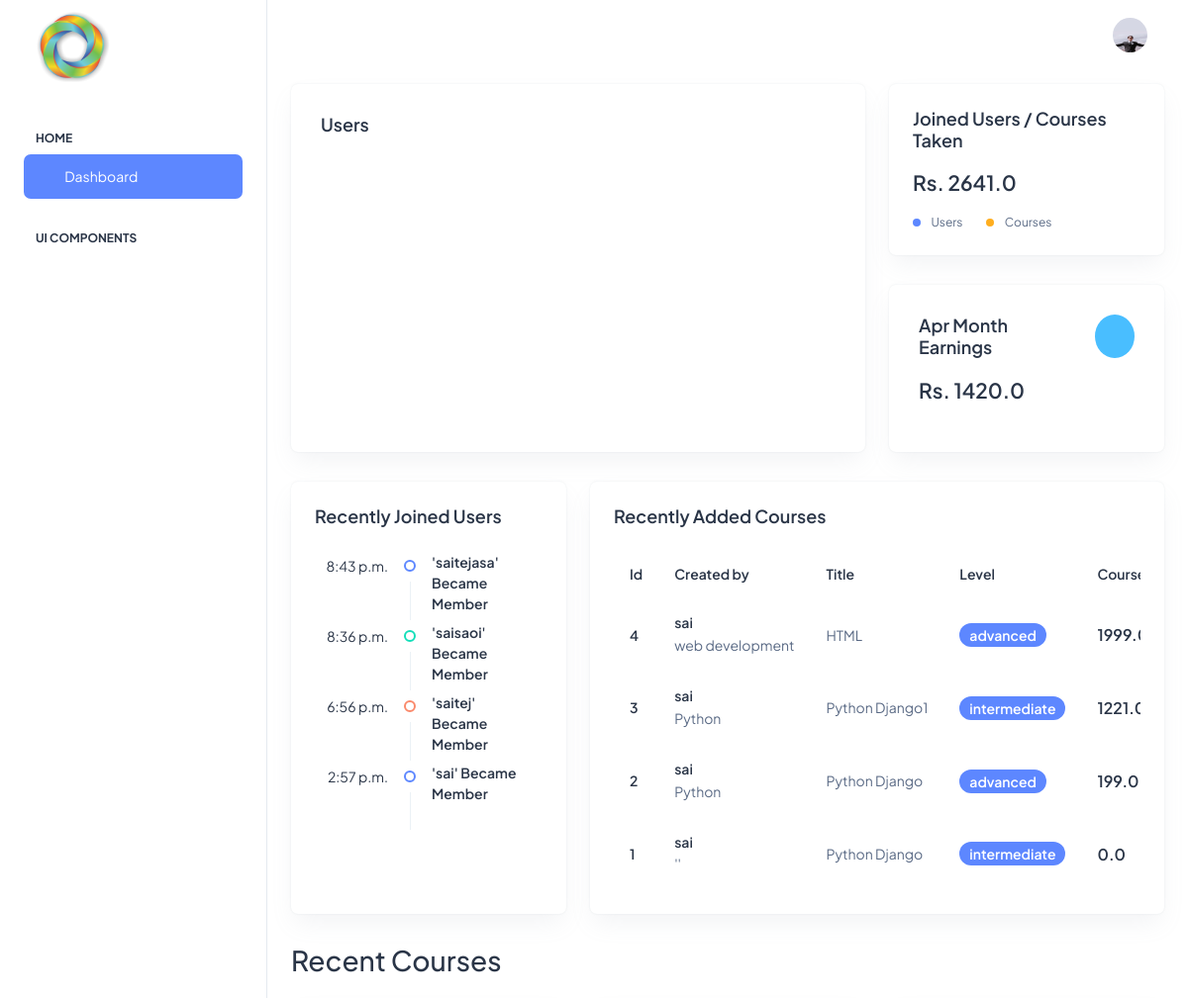
Page /beta/admin/ (signed in, upper part) on the earlier database version.
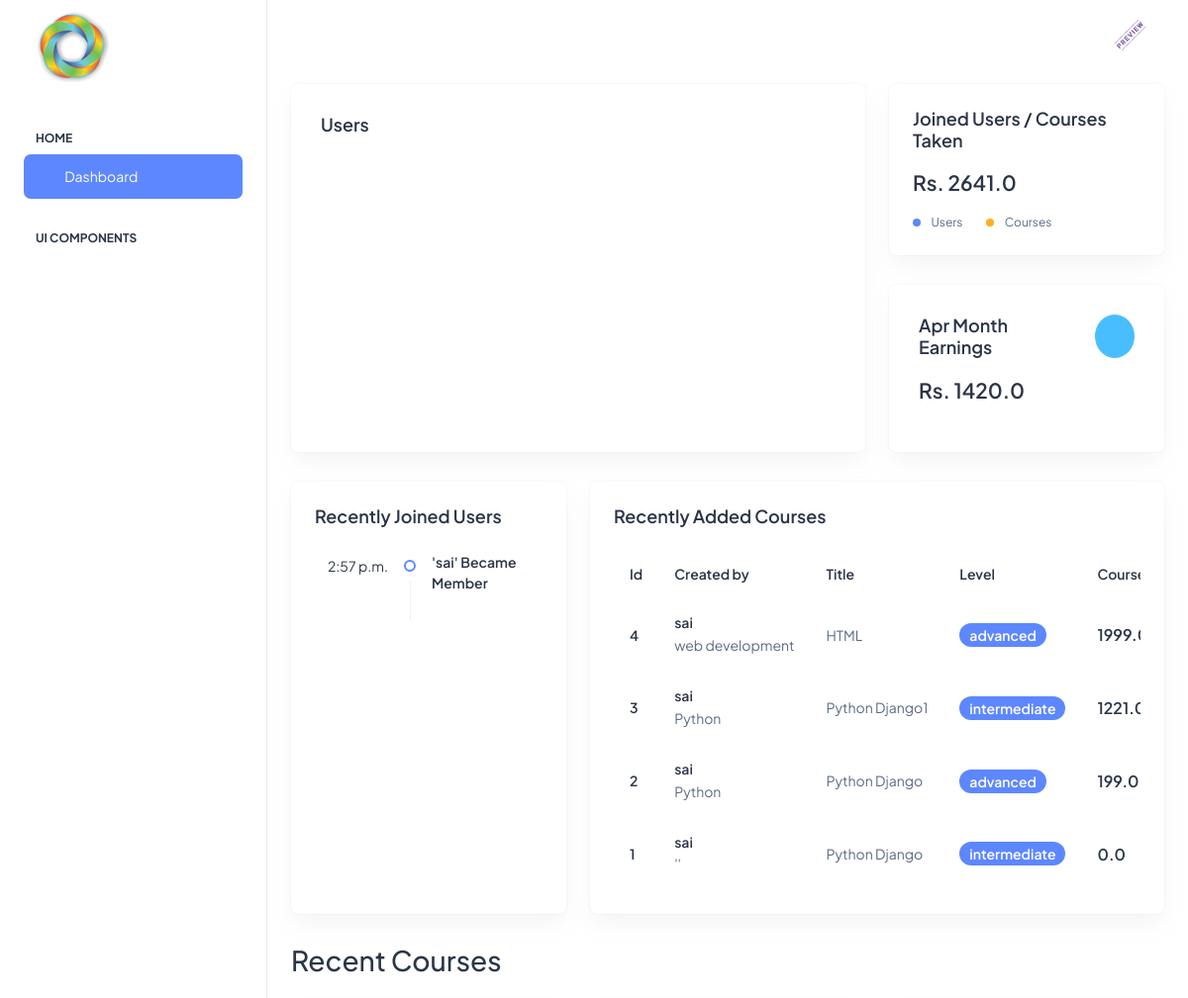
Same page on the later database version.
### base/models.py (models this page shows, shortened)
class CustomUser(AbstractUser):
    email=models.CharField(max_length=80,unique=True)
    profilepic=models.ImageField(upload_to='static/profile_pics',null=True)
    userfor=models.CharField(max_length=20,default='')
    def __str__(self):
        return self.username

class Course(models.Model):
    COURSE_LEVELS = [
        ('beginner', 'Beginner'),
        ('intermediate', 'Intermediate'),
        ('advanced', 'Advanced'),
        ('all', 'All level'),
    ]
    ratingChoices=[
        ('0',0),
        ('1',1),
        ('2',2),
        ('3',3),
        ('4',4),
        ('5',5)
    ]
    course_level=models.CharField(
        max_length=20,
        choices=COURSE_LEVELS,
        default='all',
    )
    course_createdon=models.DateTimeField(auto_now_add=True)
    course_category=models.CharField(max_length=200)
    course_name=models.CharField(max_length=200)
    course_instructor=models.ForeignKey('CustomUser',on_delete=models.CASCADE)
    purchased=models.ManyToManyField(CustomUser,related_name='purchased',blank=True)
    course_description=models.TextField()
    course_rating=models.CharField(choices=ratingChoices ,default=0 ,max_length=3)
    course_price=models.FloatField(default=0)
    course_duration=models.CharField(max_length=30)
    course_image=models.ImageField(upload_to='static/course_images')

### betaadmin/views.py (the view)
# urls.py: path('admin/', admindashboard, name='admin'),
def admindashboard(request):
    if request.user.is_superuser:
        users=CustomUser.objects.all().order_by('-date_joined')
        month_wise_joined = defaultdict(int)
        month_wise_active = defaultdict(int)
        activelist=[]
        joinedlist=[]
        monthlist=''
        for user in users:
            string1 = user.date_joined
            month_wise_joined[string1.strftime('%b')] += 1
            month_wise_active[user.last_login.strftime('%b')] +=1
        for key,values in month_wise_joined.items():
            monthlist+=key+","
            joinedlist.append(values)
        for key,values in month_wise_active.items():
            activelist.append(values)
        recentJoinedusers=users[:5]
        courses=Course.objects.all().order_by('-course_createdon')
        purchased=isPurchased.objects.all().order_by('-purchased_on')
        data=[users.count(),purchased.count()]
        earnings=defaultdict(int)
        month=''
        for purchases in purchased:
            if month=='' or month == purchases.purchased_on.strftime('%b'):
                earnings[purchases.purchased_on.strftime('%b')]+=purchases.course.course_price
                month=purchases.purchased_on.strftime('%b')
        profit=[]
        for key,values in earnings.items():
            profit.append(key)
            profit.append(values)
        totalearnings=0
        for purchases in purchased:
            totalearnings+=purchases.course.course_price
        context = {'activedata':activelist,
                'joineddata':joinedlist,
                'months':monthlist[:-1],
                'recentUsers':recentJoinedusers,
                'courses':courses,
                'breakchartdata':data,
                'profit':profit[1],
                'profitmonth':profit[0],
                'totalearn':totalearnings
                }
        return render(request,'beta_admin/admin/dashboard.html', context=context)
    else:
        to=request.user.userfor
        return redirect(to)

### templates/beta_admin/admin/dashboard.html (shortened to what the changed rows need)
<!doctype html>
<html lang="en">
{% load static %}
<head>
  <link rel="stylesheet" href="{% static 'login/assets/css/styles.min.css' %}" />
</head>
<body>
  <div class="page-wrapper" id="main-wrapper" data-layout="vertical" data-navbarbg="skin6" data-sidebartype="full"
    data-sidebar-position="fixed" data-header-position="fixed">
    <div class="body-wrapper">
      <header class="app-header">
        <nav class="navbar navbar-expand-lg navbar-light">
          <div class="navbar-collapse justify-content-end px-0" id="navbarNav">
            <ul class="navbar-nav flex-row ms-auto align-items-center justify-content-end">
              <li class="nav-item dropdown">
                <a class="nav-link nav-icon-hover" href="javascript:void(0)" id="drop2" data-bs-toggle="dropdown"
                  aria-expanded="false">
                  <img src="{% if request.user.profilepic == '' %}{% static 'assets/images/avatar/01.png' %}{% else %}{{ request.user.profilepic.url }}{% endif %}" alt="" width="35" height="35" class="rounded-circle">
                </a>
              </li>
            </ul>
          </div>
        </nav>
      </header>
      <div class="container-fluid">
        <div class="row">
          <div class="col-lg-4 d-flex align-items-stretch">
            <div class="card w-100">
              <div class="card-body p-4">
                <ul class="timeline-widget mb-0 position-relative mb-n5">
                  {% for user in recentUsers %}
                  <li class="timeline-item d-flex position-relative overflow-hidden">
                    <div class="timeline-time text-dark flex-shrink-0 text-end">{{user.date_joined|time:'f a'}}</div>
                    <div class="timeline-badge-wrap d-flex flex-column align-items-center">
                      <span class="timeline-badge border-2 border border-{% cycle 'primary' 'success' 'danger' %} flex-shrink-0 my-8"></span>
                    </div>
                    <div class="timeline-desc fs-3 text-dark mt-n1 fw-semibold"> '{{ user }}' Became Member</div>
                  </li>
                  {% endfor %}
                </ul>
              </div>
            </div>
          </div>
          <div class="col-lg-8 d-flex align-items-stretch">
            <div class="card w-100">
              <div class="card-body p-4">
                <div class="table-responsive">
                  <table class="table text-nowrap mb-0 align-middle">
                    <thead class="text-dark fs-4">
                      <tr>
                        <th class="border-bottom-0">
                          <h6 class="fw-semibold mb-0">Id</h6>
                        </th>
                        <th class="border-bottom-0">
                          <h6 class="fw-semibold mb-0">Created by</h6>
                        </th>
                        <th class="border-bottom-0">
                          <h6 class="fw-semibold mb-0">Title</h6>
                        </th>
                        <th class="border-bottom-0">
                          <h6 class="fw-semibold mb-0">Level</h6>
                        </th>
                        <th class="border-bottom-0">
                          <h6 class="fw-semibold mb-0">Course Amount</h6>
                        </th>
                      </tr>
                    </thead>
                    <tbody>
                      {% for course in courses %}
                      <tr>
                        <td class="border-bottom-0"><h6 class="fw-semibold mb-0">{{ course.id }}</h6></td>
                        <td class="border-bottom-0">
                            <h6 class="fw-semibold mb-1">{{course.course_instructor}}</h6>
                            <span class="fw-normal">{{course.course_category}}</span>
                        </td>
                        <td class="border-bottom-0">
                          <p class="mb-0 fw-normal">{{ course.course_name }}</p>
                        </td>
                        <td class="border-bottom-0">
                          <div class="d-flex align-items-center gap-2">
                            <span class="badge bg-primary rounded-3 fw-semibold">{{ course.course_level }}</span>
                          </div>
                        </td>
                        <td class="border-bottom-0">
                          <h6 class="fw-semibold mb-0 fs-4">{{ course.course_price }}</h6>
                        </td>
                      </tr>
                      {% endfor %}
                    </tbody>
                  </table>
                </div>
              </div>
            </div>
          </div>
        </div>
        <div class="row">
          <h2 class="mb-4">Recent Courses</h2>
        </div>
      </div>
    </div>
  </div>
</body>
</html>

Differences in the rows shown:
removed CustomUser: date_joined "8:43 p.m.", username "saitejasa"
removed CustomUser: date_joined "8:36 p.m.", username "saisaoi"
removed CustomUser: date_joined "6:56 p.m.", username "saitej"
changed CustomUser "sai": profilepic: a different picture
